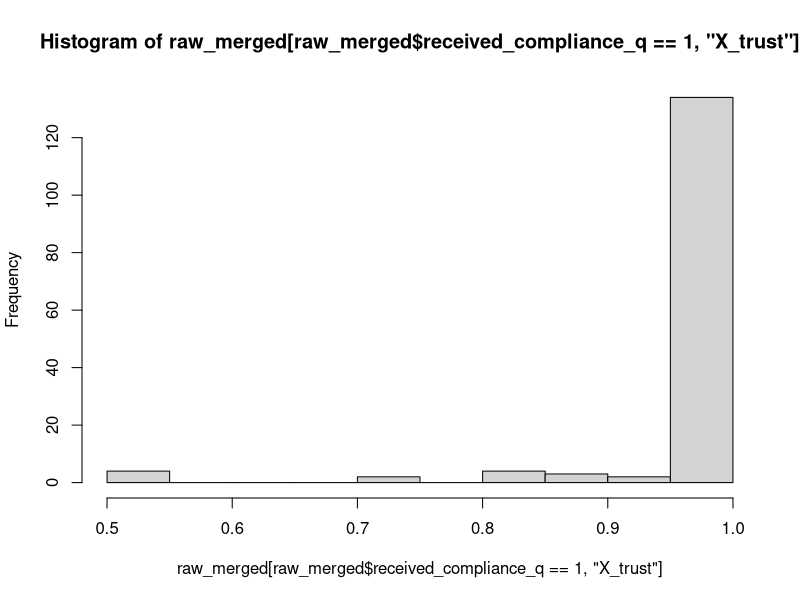
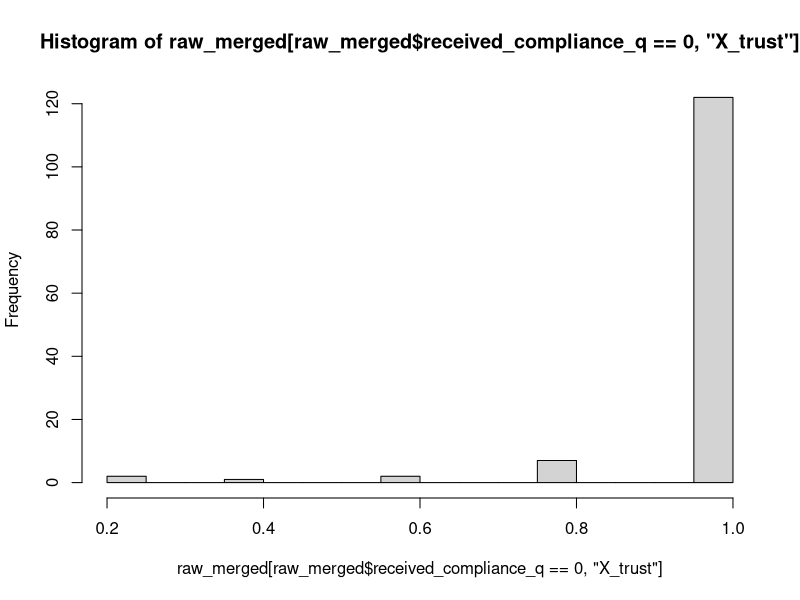
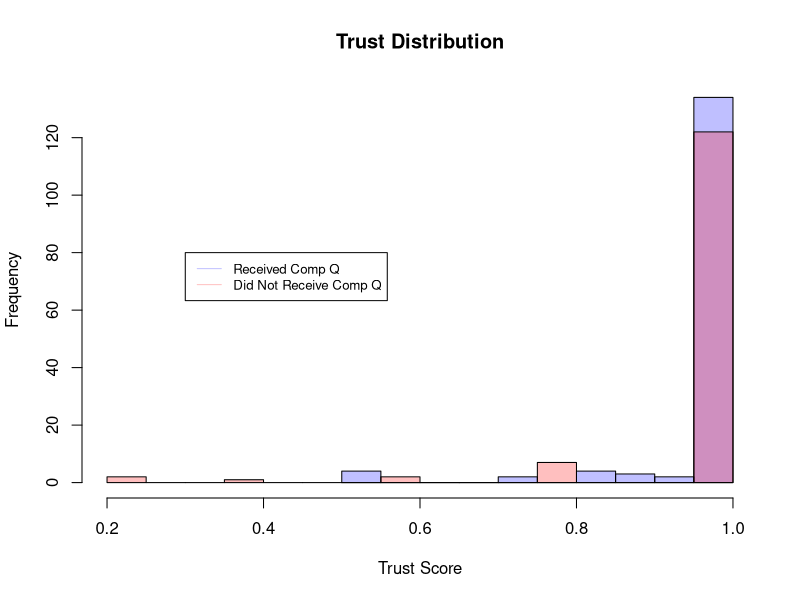
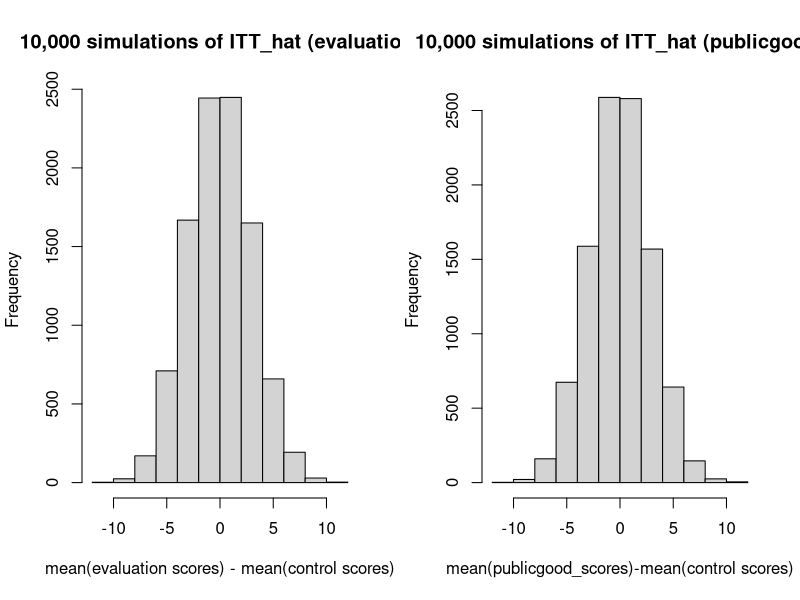
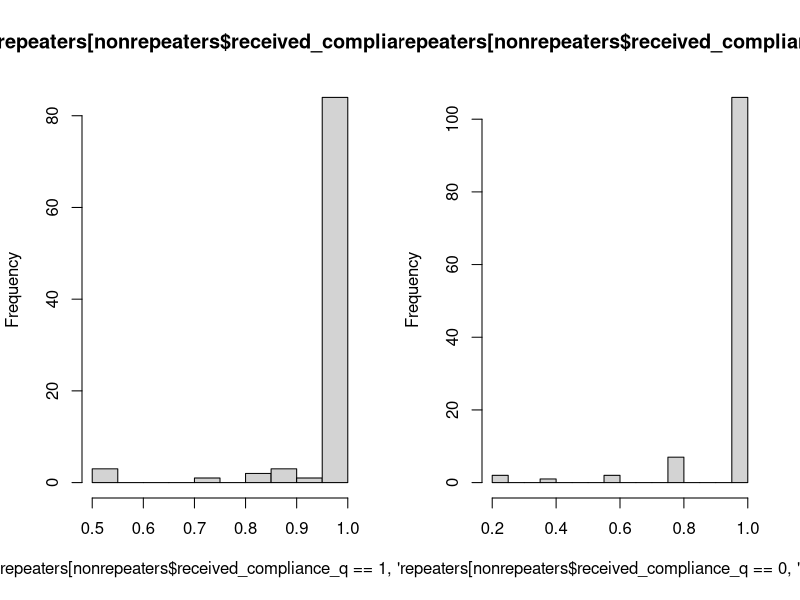
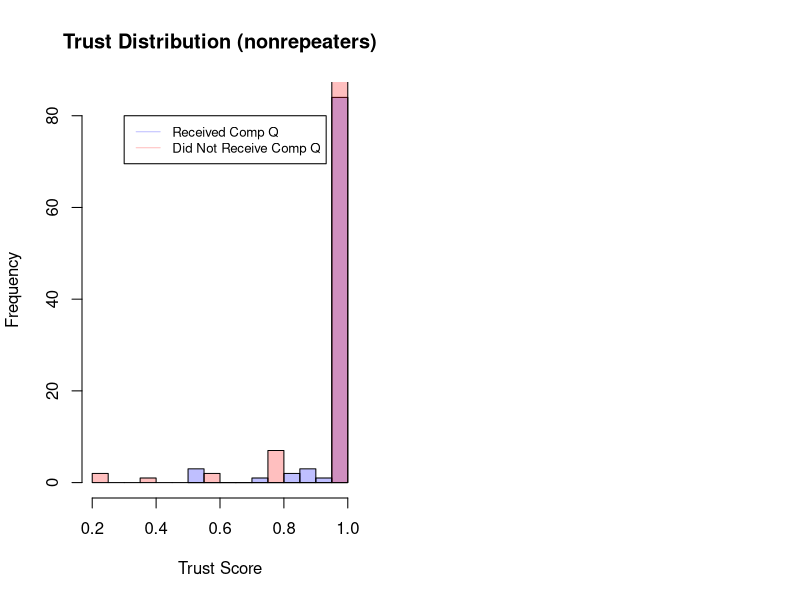

Source code (R) for these figures, in order:
## ---- chunk 1
raw <- read.csv('combined_scores_by_worker.csv', sep=',', header=TRUE) 
full_raw <- read.csv('combined_raw_data_nodrop_20190407.csv', sep=',', header=TRUE)
## ---- chunk 2
trust_df <- unique(full_raw[,c('X_worker_id','X_trust')])
raw_merged = merge(raw, trust_df)
## ---- chunk 3
# TOTAL N 
control <- raw_merged[raw_merged['treatment']=='control',] #75 people 
publicgood <- raw_merged[raw_merged['treatment']=='publicgood',] #122 people
evaluation <- raw_merged[raw_merged['treatment']=='evaluation',] #86 people 

# AVERAGE SCORES AND STANDARD DEVIATIONS OF SCORES IN EACH BRANCH OF EXPERIMENT 
control_avg <- mean(control[,'score'])
publicgood_avg <- mean(publicgood[,'score'])
evaluation_avg <- mean(evaluation[,'score'])

control_sd <-sd(control[,'score'])
publicgood_sd <- sd(publicgood[,'score'])
evaluation_sd <- sd(evaluation[,'score'])

# AVERAGE TRUST SCORES AND STANDARD DEVIATIONS OF TRUST SCORES IN EACH BRANCH OF EXPERIMENT 
control_trust <- mean(control[,'X_trust'])
publicgood_trust <- mean(publicgood[,'X_trust'])
evaluation_trust <- mean(evaluation[,'X_trust'])

control_trust_sd <- sd(control[,'X_trust'])
publicgood_trust_sd<-sd(publicgood[,'X_trust'])
evaluation_trust_sd<-sd(evaluation[,'X_trust'])

avg_vector <- c(control_avg, publicgood_avg, evaluation_avg) 
sd_vector <- c(control_sd, publicgood_sd, evaluation_sd)
avg_trust_vector<-c(control_trust, publicgood_trust, evaluation_trust) 
sd_trust_vector<-c(control_trust_sd, publicgood_trust_sd, evaluation_trust_sd)
average_df <- data.frame(avg_vector, sd_vector,avg_trust_vector, sd_trust_vector,row.names=c('control','publicgood','evaluation'))
colnames(average_df)<-c('average_score', 'stdev_score','avg_trust','sd_trust')

# average_df holds the summary stats for all 3 groups 

average_df
## ---- chunk 4
get_compliers <- function(df, trtmt) {
  subdf <- df[df['treatment']==trtmt & df['label']=='Snail',] #received Snail question
  contributors <- unique(subdf[,'X_worker_id']) #get workers 
  compliance_score <- c()
  trust_vector<-c()
  for (i in 1:length(contributors)) {
    v<-mean(subdf[subdf['X_worker_id']==contributors[i],][,'correct'])
    compliance_score[i]<-v
    # get trust 
    t<-subdf[subdf['X_worker_id']==contributors[i],][,'X_trust'][1]
    trust_vector[i]<-t
  }
  return(data.frame(contributors, compliance_score, trust_vector))
}

# total compliers 
control_compliers<-get_compliers(full_raw, 'control') 
publicgood_compliers<-get_compliers(full_raw,'publicgood')
evaluation_compliers<-get_compliers(full_raw,'evaluation')

total_compliance<-c(dim(control_compliers)[1], dim(publicgood_compliers)[1],dim(evaluation_compliers)[1]) 
actual_compliers<-c(dim(control_compliers[control_compliers['compliance_score']>0,])[1], dim(publicgood_compliers[publicgood_compliers['compliance_score']>0,])[1], dim(evaluation_compliers[evaluation_compliers['compliance_score']>0,])[1]) 
prop_compliers<-actual_compliers/total_compliance
compliers_df<-data.frame(total_compliance,actual_compliers, prop_compliers, row.names=c('control','publicgood','evaluation'))

# compliers_df: shows the number of compliers in each experiment group as well as the total who answered the compliance question correctly. 

compliers_df
## ---- chunk 5
get_avg_comply_trust <- function(df){
  avg_comply<-mean(df[df['compliance_score']>0,][,'trust_vector'])
  return(avg_comply)
}

get_avg_noncomply_trust <- function(df){
  avg_noncomply<-mean(df[df['compliance_score']==0,][,'trust_vector'])
  return(avg_noncomply)
}

get_sd_comply_trust <- function(df){
  sd_comply<-sd(df[df['compliance_score']>0,][,'trust_vector'])
  return(sd_comply)
}

get_sd_noncomply_trust <- function(df){
  sd_noncomply<-sd(df[df['compliance_score']==0,][,'trust_vector'])
  return(sd_noncomply)
}

trust_avgs<-c(get_avg_comply_trust(control_compliers), get_avg_comply_trust(publicgood_compliers), get_avg_comply_trust(evaluation_compliers))
trust_noncompliers_avgs<-c(get_avg_noncomply_trust(control_compliers), get_avg_noncomply_trust(publicgood_compliers), get_avg_noncomply_trust(evaluation_compliers))
trust_sds<-c(get_sd_comply_trust(control_compliers), get_sd_comply_trust(publicgood_compliers), get_sd_comply_trust(evaluation_compliers))
trust_noncompliers_sds<-c(get_sd_noncomply_trust(control_compliers), get_sd_noncomply_trust(publicgood_compliers), get_sd_noncomply_trust(evaluation_compliers))

compliers_df['complier_trust_avgs']<-trust_avgs 
compliers_df['complier_trust_sds']<-trust_sds
compliers_df['noncomplier_trust_avgs']<-trust_noncompliers_avgs
compliers_df['noncomplier_trust_sds']<-trust_noncompliers_sds

compliers_df
## ---- chunk 6
get_nocompl_q <- function(df, trtmt) {
  subdf <- df[df['treatment']==trtmt & df['label']!='Snail',]
  contributors <- unique(subdf[,'X_worker_id']) 
  trust_vector<-c()
  for (i in 1:length(contributors)) {
    # get trust 
    t<-subdf[subdf['X_worker_id']==contributors[i],][,'X_trust'][1]
    trust_vector[i]<-t
  }
  return(data.frame(contributors, trust_vector))
}

nocompl_q_control<-get_nocompl_q(full_raw,'control')
nocompl_q_publicgood<-get_nocompl_q(full_raw,'publicgood')
nocompl_q_evaluation<-get_nocompl_q(full_raw,'evaluation')

nocompl_q_avg<-c(mean(nocompl_q_control[['trust_vector']]),mean(nocompl_q_publicgood[['trust_vector']]),mean(nocompl_q_evaluation[['trust_vector']]))
nocompl_q_std<-c(sd(nocompl_q_control[['trust_vector']]),sd(nocompl_q_publicgood[['trust_vector']]),sd(nocompl_q_evaluation[['trust_vector']]))
nocompl_df<-data.frame(nocompl_q_avg, nocompl_q_std, row.names=c('control','publicgood','evaluation'))

compl_q_avg<-c(mean(control_compliers[['trust_vector']]),mean(publicgood_compliers[['trust_vector']]),mean(evaluation_compliers[['trust_vector']]))
compl_q_std<-c(sd(control_compliers[['trust_vector']]),sd(publicgood_compliers[['trust_vector']]),sd(evaluation_compliers[['trust_vector']]))
compl_df<-data.frame(compl_q_avg, compl_q_std, row.names=c('control','publicgood','evaluation'))


print('No Compliance Question: Trust Characteristics By Group')
nocompl_df
print('Compliance Question: Trust Characteristics By Group')
compl_df
## ---- chunk 7
##### CONTROL 
yes_q<-control_compliers[,'contributors']
no_q<-setdiff(raw_merged[raw_merged['treatment']=='control','X_worker_id'],control_compliers[,'contributors'])

c_yes_avg_score<-mean(raw_merged[(raw_merged$treatment=='control') & (raw_merged$X_worker_id %in% yes_q),'score'])
c_yes_sd_score<-sd(raw_merged[(raw_merged$treatment=='control') & (raw_merged$X_worker_id %in% yes_q),'score'])
c_no_avg_score<-mean(raw_merged[(raw_merged$treatment=='control') & (raw_merged$X_worker_id %in% no_q),'score'])
c_no_sd_score<-sd(raw_merged[(raw_merged$treatment=='control') & (raw_merged$X_worker_id %in% no_q),'score'])


#### PUBLICGOOD 

yes_q<-publicgood_compliers[,'contributors']
no_q<-setdiff(raw_merged[raw_merged['treatment']=='publicgood','X_worker_id'],publicgood_compliers[,'contributors'])

p_yes_avg_score<-mean(raw_merged[(raw_merged$treatment=='publicgood') & (raw_merged$X_worker_id %in% yes_q),'score'])
p_yes_sd_score<-sd(raw_merged[(raw_merged$treatment=='publicgood') & (raw_merged$X_worker_id %in% yes_q),'score'])
p_no_avg_score<-mean(raw_merged[(raw_merged$treatment=='publicgood') & (raw_merged$X_worker_id %in% no_q),'score'])
p_no_sd_score<-sd(raw_merged[(raw_merged$treatment=='publicgood') & (raw_merged$X_worker_id %in% no_q),'score'])

#### EVALUATION

yes_q<-evaluation_compliers[,'contributors']
no_q<-setdiff(raw_merged[raw_merged['treatment']=='evaluation','X_worker_id'],evaluation_compliers[,'contributors'])

e_yes_avg_score<-mean(raw_merged[(raw_merged$treatment=='evaluation') & (raw_merged$X_worker_id %in% yes_q),'score'])
e_yes_sd_score<-sd(raw_merged[(raw_merged$treatment=='evaluation') & (raw_merged$X_worker_id %in% yes_q),'score'])
e_no_avg_score<-mean(raw_merged[(raw_merged$treatment=='evaluation') & (raw_merged$X_worker_id %in% no_q),'score'])
e_no_sd_score<-sd(raw_merged[(raw_merged$treatment=='evaluation') & (raw_merged$X_worker_id %in% no_q),'score'])

#### Combine together 

received_q_avg<-c(c_yes_avg_score, p_yes_avg_score, e_yes_avg_score) 
received_q_sd<-c(c_yes_sd_score, p_yes_sd_score, e_yes_sd_score)
noreceived_q_avg<-c(c_no_avg_score, p_no_avg_score, e_no_avg_score)
noreceived_q_sd<-c(c_no_sd_score, p_no_sd_score, e_no_sd_score)

scores_complynocomply_df<-data.frame(received_q_avg, received_q_sd, noreceived_q_avg, noreceived_q_sd, row.names = c('control','publicgood','evaluation'))
scores_complynocomply_df
## ---- chunk 8
##### CONTROL 
correct_comply <- control_compliers[control_compliers$compliance_score>0,'contributors']
wrong_comply <- control_compliers[control_compliers$compliance_score==0,'contributors']
# get scores 
c_correct_avg<-mean(raw_merged[(raw_merged$treatment=='control') & (raw_merged$X_worker_id %in% correct_comply),'score'])
c_correct_sd<-sd(raw_merged[(raw_merged$treatment=='control') & (raw_merged$X_worker_id %in% correct_comply),'score'])
c_wrong_avg<-mean(raw_merged[(raw_merged$treatment=='control') & (raw_merged$X_worker_id %in% wrong_comply),'score'])
c_wrong_sd<-sd(raw_merged[(raw_merged$treatment=='control') & (raw_merged$X_worker_id %in% wrong_comply),'score'])

#### PUBLICGOOD 
correct_comply <- publicgood_compliers[publicgood_compliers$compliance_score>0,'contributors']
wrong_comply <- publicgood_compliers[publicgood_compliers$compliance_score==0,'contributors']
# get scores 
p_correct_avg<-mean(raw_merged[(raw_merged$treatment=='publicgood') & (raw_merged$X_worker_id %in% correct_comply),'score'])
p_correct_sd<-sd(raw_merged[(raw_merged$treatment=='publicgood') & (raw_merged$X_worker_id %in% correct_comply),'score'])
p_wrong_avg<-mean(raw_merged[(raw_merged$treatment=='publicgood') & (raw_merged$X_worker_id %in% wrong_comply),'score'])
p_wrong_sd<-sd(raw_merged[(raw_merged$treatment=='publicgood') & (raw_merged$X_worker_id %in% wrong_comply),'score'])

#### EVALUATION
correct_comply <- evaluation_compliers[evaluation_compliers$compliance_score>0,'contributors']
wrong_comply <- evaluation_compliers[evaluation_compliers$compliance_score==0,'contributors']
# get scores 
e_correct_avg<-mean(raw_merged[(raw_merged$treatment=='evaluation') & (raw_merged$X_worker_id %in% correct_comply),'score'])
e_correct_sd<-sd(raw_merged[(raw_merged$treatment=='evaluation') & (raw_merged$X_worker_id %in% correct_comply),'score'])
e_wrong_avg<-mean(raw_merged[(raw_merged$treatment=='evaluation') & (raw_merged$X_worker_id %in% wrong_comply),'score'])
e_wrong_sd<-sd(raw_merged[(raw_merged$treatment=='evaluation') & (raw_merged$X_worker_id %in% wrong_comply),'score'])

# Combine together 

correct_comply_avg<-c(c_correct_avg, p_correct_avg, e_correct_avg)
correct_comply_sd<-c(c_correct_sd, p_correct_sd, e_correct_sd)
wrong_comply_avg<-c(c_wrong_avg, p_wrong_avg, e_wrong_avg)
wrong_comply_sd<-c(c_wrong_sd, p_wrong_sd, e_wrong_sd)

scores_receivedcomply_df<-data.frame(correct_comply_avg, correct_comply_sd, wrong_comply_avg, wrong_comply_sd, row.names = c('control','publicgood','evaluation'))
scores_receivedcomply_df
## ---- chunk 9
# get those who did get compliance questions into 1 dataframe 
# control_compliers, publicgood_compliers, evaluation_compliers 

# make a column that indicates what group the complier was from 
control_compliers['treatment']=rep('control', dim(control_compliers)[1])
publicgood_compliers['treatment']=rep('publicgood', dim(publicgood_compliers)[1])
evaluation_compliers['treatment']=rep('evaluation', dim(evaluation_compliers)[1])

all_compl_q_workers<-rbind(control_compliers, publicgood_compliers, evaluation_compliers)

received_compliance_q<-c()
# go through each row of raw_merged and match based on worker_id and treatment 
for (i in 1:dim(raw_merged)[1]) {
  worker <- raw_merged[i,'X_worker_id']
  grp <- levels(raw_merged[i,'treatment'])[levels(raw_merged[i,'treatment'])==raw_merged[i,'treatment']]
  l<-all_compl_q_workers[(all_compl_q_workers['contributors']==worker) & (all_compl_q_workers['treatment']==grp),]
  if (dim(l)[1]>0){
    # worker received compliance Q 
    received_compliance_q[i]<-1
  } else {
    # worker did not receive compliance Q 
    received_compliance_q[i]<-0
  }
}
raw_merged['received_compliance_q']<-received_compliance_q
## ---- chunk 10
#par(mfrow=c(1,2))
p1<-hist(raw_merged[raw_merged$received_compliance_q==1,'X_trust'], breaks=10)
p2<-hist(raw_merged[raw_merged$received_compliance_q==0,'X_trust'], breaks=20)
plot(p1, col=rgb(0,0,1,1/4), xlim=c(0.2,1), main='Trust Distribution', xlab='Trust Score')
plot(p2, col=rgb(1,0,0,1/4), xlim=c(0.2,1),add=T, main='Trust Distribution')
legend(x=0.3,y=80,legend=c('Received Comp Q','Did Not Receive Comp Q'), 
       col=c(rgb(0,0,1,1/4), rgb(1,0,0,1/4)), lty=1, cex=0.8)
## ---- chunk 11
only_received_compl_q <- raw_merged[raw_merged['received_compliance_q']==1,] 
# left with 134 people  
## ---- chunk 12
all_compl_q_workers['complied']<-ifelse(all_compl_q_workers[,'compliance_score']>0,1,0)
colnames(all_compl_q_workers)<-c('X_worker_id','compliance_score','trust_vector','treatment','complied')

# Merge onto only_received_compl_q based on 2 indexes: X_worker_id, treatment

df_final<-merge(all_compl_q_workers, only_received_compl_q, by.y=c('X_worker_id','treatment'))
## ---- chunk 13
df_final['pct_score']=df_final['score']*100
## ---- chunk 14
library(lmtest)
library(sandwich)

# Keep in mind: this is amongst people who DID get compliance questions 
# treatment is a column that indicates the assigned group (control, evaluation, publicgood)
# pct_score is our outcome variable (percentage points )

# this is equivalent to just difference in means estimator (ITT)
itt_fit<-lm(pct_score ~ treatment, data=df_final)
coeftest(itt_fit, vcovHC(itt_fit))
## ---- chunk 15
# Treatment received (The actual treatment) is whether or not you read the instructions (which is determined by whether or not you got the compliance question right)

itt_d_fit<-lm(complied ~ treatment, data=df_final) 
coeftest(itt_d_fit, vcovHC(itt_d_fit))
## ---- chunk 16
itt_d_eval<-coeftest(itt_d_fit, vcovHC(itt_d_fit))[,1][[1]]+coeftest(itt_d_fit, vcovHC(itt_d_fit))[,1][[2]]
itt_d_publicgood<-coeftest(itt_d_fit, vcovHC(itt_d_fit))[,1][[1]]+coeftest(itt_d_fit, vcovHC(itt_d_fit))[,1][[3]]
## ---- chunk 17
# This is simply the impact of assignment 
ITT_hat_control<-coeftest(itt_fit, vcovHC(itt_fit))[,1][[1]] #technically we won't look at this 
ITT_hat_evaluation<-coeftest(itt_fit, vcovHC(itt_fit))[,1][[2]] # -0.0379 
ITT_hat_publicgood<-coeftest(itt_fit, vcovHC(itt_fit))[,1][[3]] # -0.0453 
## ---- chunk 18
randomization_inf_SE_ITT_hat <- function(df){
  copy_df <- df[,c('treatment','pct_score')] 
  shuffle_order<-sample(nrow(copy_df))
  copy_df['adj_treatment']<-copy_df[,'treatment'][shuffle_order] 
  modfit<-lm(pct_score ~ adj_treatment, data=copy_df)
  return(coeftest(modfit, vcovHC(modfit)))
}

get_SE_ITT <- function(rep_n){
  #rep_n has no meaning here, it's just a holder
  output <- randomization_inf_SE_ITT_hat(df_final)
  rep_itt_control<-output[,1][[1]]
  rep_itt_eval<-output[,1][[2]]
  rep_itt_publicgood<-output[,1][[3]]
  return(c(rep_itt_control, rep_itt_eval, rep_itt_publicgood))
}

itt_simul_control<-c()
itt_simul_eval<-c()
itt_simul_publicgood<-c()
for (i in 1:10000) {
  output_row<-get_SE_ITT(1)
  itt_simul_control[i]<-output_row[1]
  itt_simul_eval[i]<-output_row[2]
  itt_simul_publicgood[i]<-output_row[3]
}

itt_simulation_compl_q<-data.frame(itt_simul_control, itt_simul_eval, itt_simul_publicgood)
## ---- chunk 19
SE_ITThat_control<-sd(itt_simulation_compl_q$itt_simul_control) 
SE_ITThat_eval<-sd(itt_simulation_compl_q$itt_simul_eval) 
SE_ITThat_publicgood<-sd(itt_simulation_compl_q$itt_simul_publicgood) 
print('Estimated SE(ITT_hat): control, evaluation, publicgood')
c(SE_ITThat_control, SE_ITThat_eval, SE_ITThat_publicgood)
## ---- chunk 20
print('ITT_hat eval confidence interval')
c(ITT_hat_evaluation-(1.96*SE_ITThat_eval),ITT_hat_evaluation+(1.96*SE_ITThat_eval)) 
print('ITT_hat_publicgood confidence interval')
c(ITT_hat_publicgood-(1.96*SE_ITThat_publicgood), ITT_hat_publicgood+(1.96*SE_ITThat_publicgood))
## ---- chunk 21
par(mfrow=c(1,2))
# simulated ITT_hats for evaluation treatment 
hist(itt_simulation_compl_q$itt_simul_eval, main='10,000 simulations of ITT_hat (evaluation)', xlab='mean(evaluation scores) - mean(control scores)')

# simulated ITT_hats for publicgood treatment 
hist(itt_simulation_compl_q$itt_simul_publicgood, main='10,000 simulations of ITT_hat (publicgood)', xlab='mean(publicgood_scores)-mean(control scores)')
## ---- chunk 22
# calculate single p-value 
print('simulated p-value for current ITT_hat of evaluation treatment')
length(itt_simulation_compl_q$itt_simul_eval[itt_simulation_compl_q$itt_simul_eval < -3.7981])/10000

print('simulated p-value for current ITT_hat of publicgood treatment') 
length(itt_simulation_compl_q$itt_simul_publicgood[itt_simulation_compl_q$itt_simul_publicgood < -4.5313])/10000
## ---- chunk 23
print('CACE_eval point estimate')
CACE_eval<-ITT_hat_evaluation/(itt_d_eval)
CACE_eval
print('CACE_publicgood point estimate')
CACE_publicgood<-ITT_hat_publicgood/(itt_d_publicgood)
CACE_publicgood
## ---- chunk 24
SE_CACE_eval<-SE_ITThat_eval/itt_d_eval
SE_CACE_publicgood<-SE_ITThat_publicgood/itt_d_publicgood

print('CI of CACE evaluation') 
c(CACE_eval-(1.96*SE_CACE_eval), CACE_eval+(1.96*SE_CACE_eval))
print('CI of CACE publicgood')
c(CACE_publicgood-(1.96*SE_CACE_publicgood), CACE_publicgood+(1.96*SE_CACE_publicgood))
## ---- chunk 25
length(intersect(unique(control[['X_worker_id']]),unique(publicgood[['X_worker_id']]))) #10
length(intersect(unique(control[['X_worker_id']]),unique(evaluation[['X_worker_id']]))) #7
length(intersect(unique(publicgood[['X_worker_id']]),unique(evaluation[['X_worker_id']]))) #23 
## ---- chunk 26
repeaters<-c(intersect(unique(control[['X_worker_id']]),unique(publicgood[['X_worker_id']])), intersect(unique(control[['X_worker_id']]),unique(evaluation[['X_worker_id']])), intersect(unique(publicgood[['X_worker_id']]),unique(evaluation[['X_worker_id']])))

full_merged<-read.csv('combined_full_workers_final_20190414.csv')
nonrepeaters<-full_merged[!full_merged$X_worker_id %in% repeaters,]
## ---- chunk 27
# TOTAL N 
r_control <- nonrepeaters[nonrepeaters['treatment']=='control',] #61 people 
r_publicgood <- nonrepeaters[nonrepeaters['treatment']=='publicgood',] #92 people
r_evaluation <- nonrepeaters[nonrepeaters['treatment']=='evaluation',] #59 people 

# AVERAGE SCORES AND STANDARD DEVIATIONS OF SCORES IN EACH BRANCH OF EXPERIMENT 
r_control_avg <- mean(r_control[,'score'])
r_publicgood_avg <- mean(r_publicgood[,'score'])
r_evaluation_avg <- mean(r_evaluation[,'score'])

r_control_sd <-sd(r_control[,'score'])
r_publicgood_sd <- sd(r_publicgood[,'score'])
r_evaluation_sd <- sd(r_evaluation[,'score'])

# AVERAGE TRUST SCORES AND STANDARD DEVIATIONS OF TRUST SCORES IN EACH BRANCH OF EXPERIMENT 
r_control_trust <- mean(r_control[,'X_trust'])
r_publicgood_trust <- mean(r_publicgood[,'X_trust'])
r_evaluation_trust <- mean(r_evaluation[,'X_trust'])

r_control_trust_sd <- sd(r_control[,'X_trust'])
r_publicgood_trust_sd<-sd(r_publicgood[,'X_trust'])
r_evaluation_trust_sd<-sd(r_evaluation[,'X_trust'])

r_avg_vector <- c(r_control_avg, r_publicgood_avg, r_evaluation_avg) 
r_sd_vector <- c(r_control_sd, r_publicgood_sd, r_evaluation_sd)
r_avg_trust_vector<-c(r_control_trust, r_publicgood_trust, r_evaluation_trust) 
r_sd_trust_vector<-c(r_control_trust_sd, r_publicgood_trust_sd, r_evaluation_trust_sd)
r_average_df <- data.frame(r_avg_vector, r_sd_vector,r_avg_trust_vector, r_sd_trust_vector,row.names=c('control','publicgood','evaluation'))
colnames(r_average_df)<-c('average_score', 'stdev_score','avg_trust','sd_trust')

# r_average_df holds the summary stats for all 3 groups 

r_average_df
## ---- chunk 28
nonrepeaters_fullraw<-full_raw[!full_raw$X_worker_id %in% repeaters,]

# total compliers 
r_control_compliers<-get_compliers(nonrepeaters_fullraw, 'control') 
r_publicgood_compliers<-get_compliers(nonrepeaters_fullraw,'publicgood')
r_evaluation_compliers<-get_compliers(nonrepeaters_fullraw,'evaluation')

r_total_compliance<-c(dim(r_control_compliers)[1], dim(r_publicgood_compliers)[1],dim(r_evaluation_compliers)[1]) 
r_actual_compliers<-c(dim(r_control_compliers[r_control_compliers['compliance_score']>0,])[1], dim(r_publicgood_compliers[r_publicgood_compliers['compliance_score']>0,])[1], dim(r_evaluation_compliers[r_evaluation_compliers['compliance_score']>0,])[1]) 
r_prop_compliers<-r_actual_compliers/r_total_compliance
r_compliers_df<-data.frame(r_total_compliance,r_actual_compliers, r_prop_compliers, row.names=c('control','publicgood','evaluation'))

# compliers_df: shows the number of compliers in each experiment group as well as the total who answered the compliance question correctly. 

r_compliers_df
## ---- chunk 29
#For those who did get the compliance question, was there anything differing amongst compliers vs noncompliers to suggest that they would be different? We look at `trust`, a score that Figure8 provides for test administrators to judge how 'trustworthy' a contributor is. 

r_trust_avgs<-c(get_avg_comply_trust(r_control_compliers), get_avg_comply_trust(r_publicgood_compliers), get_avg_comply_trust(r_evaluation_compliers))
r_trust_noncompliers_avgs<-c(get_avg_noncomply_trust(r_control_compliers), get_avg_noncomply_trust(r_publicgood_compliers), get_avg_noncomply_trust(r_evaluation_compliers))
r_trust_sds<-c(get_sd_comply_trust(r_control_compliers), get_sd_comply_trust(r_publicgood_compliers), get_sd_comply_trust(r_evaluation_compliers))
r_trust_noncompliers_sds<-c(get_sd_noncomply_trust(r_control_compliers), get_sd_noncomply_trust(r_publicgood_compliers), get_sd_noncomply_trust(r_evaluation_compliers))

r_compliers_df['complier_trust_avgs']<-r_trust_avgs 
r_compliers_df['complier_trust_sds']<-r_trust_sds
r_compliers_df['noncomplier_trust_avgs']<-r_trust_noncompliers_avgs
r_compliers_df['noncomplier_trust_sds']<-r_trust_noncompliers_sds

r_compliers_df
## ---- chunk 30
#For those who did get compliance questions vs. those who did not get compliance questions: Was this a selection bias by Figure8? 

r_nocompl_q_control<-get_nocompl_q(nonrepeaters_fullraw,'control')
r_nocompl_q_publicgood<-get_nocompl_q(nonrepeaters_fullraw,'publicgood')
r_nocompl_q_evaluation<-get_nocompl_q(nonrepeaters_fullraw,'evaluation')

r_nocompl_q_avg<-c(mean(r_nocompl_q_control[['trust_vector']]),mean(r_nocompl_q_publicgood[['trust_vector']]),mean(r_nocompl_q_evaluation[['trust_vector']]))
r_nocompl_q_std<-c(sd(r_nocompl_q_control[['trust_vector']]),sd(r_nocompl_q_publicgood[['trust_vector']]),sd(r_nocompl_q_evaluation[['trust_vector']]))
r_nocompl_df<-data.frame(r_nocompl_q_avg, r_nocompl_q_std, row.names=c('control','publicgood','evaluation'))

r_compl_q_avg<-c(mean(r_control_compliers[['trust_vector']]),mean(r_publicgood_compliers[['trust_vector']]),mean(r_evaluation_compliers[['trust_vector']]))
r_compl_q_std<-c(sd(r_control_compliers[['trust_vector']]),sd(r_publicgood_compliers[['trust_vector']]),sd(r_evaluation_compliers[['trust_vector']]))
r_compl_df<-data.frame(r_compl_q_avg, r_compl_q_std, row.names=c('control','publicgood','evaluation'))


print('No Compliance Question: Trust Characteristics By Group (nonrepeaters only)')
r_nocompl_df
print('Compliance Question: Trust Characteristics By Group (nonrepeaters only)')
r_compl_df
## ---- chunk 31
##### CONTROL 
r_yes_q<-r_control_compliers[,'contributors']
r_no_q<-setdiff(nonrepeaters[nonrepeaters['treatment']=='control','X_worker_id'],r_control_compliers[,'contributors'])

r_c_yes_avg_score<-mean(nonrepeaters[(nonrepeaters$treatment=='control') & (nonrepeaters$X_worker_id %in% r_yes_q),'score'])
r_c_yes_sd_score<-sd(nonrepeaters[(nonrepeaters$treatment=='control') & (nonrepeaters$X_worker_id %in% r_yes_q),'score'])
r_c_no_avg_score<-mean(nonrepeaters[(nonrepeaters$treatment=='control') & (nonrepeaters$X_worker_id %in% r_no_q),'score'])
r_c_no_sd_score<-sd(nonrepeaters[(nonrepeaters$treatment=='control') & (nonrepeaters$X_worker_id %in% r_no_q),'score'])


#### PUBLICGOOD 

r_yes_q<-r_publicgood_compliers[,'contributors']
r_no_q<-setdiff(nonrepeaters[nonrepeaters['treatment']=='publicgood','X_worker_id'],r_publicgood_compliers[,'contributors'])

r_p_yes_avg_score<-mean(nonrepeaters[(nonrepeaters$treatment=='publicgood') & (nonrepeaters$X_worker_id %in% r_yes_q),'score'])
r_p_yes_sd_score<-sd(nonrepeaters[(nonrepeaters$treatment=='publicgood') & (nonrepeaters$X_worker_id %in% r_yes_q),'score'])
r_p_no_avg_score<-mean(nonrepeaters[(nonrepeaters$treatment=='publicgood') & (nonrepeaters$X_worker_id %in% r_no_q),'score'])
r_p_no_sd_score<-sd(nonrepeaters[(nonrepeaters$treatment=='publicgood') & (nonrepeaters$X_worker_id %in% r_no_q),'score'])

#### EVALUATION

r_yes_q<-evaluation_compliers[,'contributors']
r_no_q<-setdiff(nonrepeaters[nonrepeaters['treatment']=='evaluation','X_worker_id'],r_evaluation_compliers[,'contributors'])

r_e_yes_avg_score<-mean(nonrepeaters[(nonrepeaters$treatment=='evaluation') & (nonrepeaters$X_worker_id %in% r_yes_q),'score'])
r_e_yes_sd_score<-sd(nonrepeaters[(nonrepeaters$treatment=='evaluation') & (nonrepeaters$X_worker_id %in% r_yes_q),'score'])
r_e_no_avg_score<-mean(nonrepeaters[(nonrepeaters$treatment=='evaluation') & (nonrepeaters$X_worker_id %in% r_no_q),'score'])
r_e_no_sd_score<-sd(nonrepeaters[(nonrepeaters$treatment=='evaluation') & (nonrepeaters$X_worker_id %in% r_no_q),'score'])

#### Combine together 

r_received_q_avg<-c(r_c_yes_avg_score, r_p_yes_avg_score, r_e_yes_avg_score) 
r_received_q_sd<-c(r_c_yes_sd_score, r_p_yes_sd_score, r_e_yes_sd_score)
r_noreceived_q_avg<-c(r_c_no_avg_score, r_p_no_avg_score, r_e_no_avg_score)
r_noreceived_q_sd<-c(r_c_no_sd_score, r_p_no_sd_score, r_e_no_sd_score)

r_scores_complynocomply_df<-data.frame(r_received_q_avg, r_received_q_sd, r_noreceived_q_avg, r_noreceived_q_sd, row.names = c('control','publicgood','evaluation'))
r_scores_complynocomply_df
## ---- chunk 32
##### CONTROL 
r_correct_comply <- r_control_compliers[r_control_compliers$compliance_score>0,'contributors']
r_wrong_comply <- r_control_compliers[r_control_compliers$compliance_score==0,'contributors']
# get scores 
r_c_correct_avg<-mean(nonrepeaters[(nonrepeaters$treatment=='control') & (nonrepeaters$X_worker_id %in% r_correct_comply),'score'])
r_c_correct_sd<-sd(nonrepeaters[(nonrepeaters$treatment=='control') & (nonrepeaters$X_worker_id %in% r_correct_comply),'score'])
r_c_wrong_avg<-mean(nonrepeaters[(nonrepeaters$treatment=='control') & (nonrepeaters$X_worker_id %in% r_wrong_comply),'score'])
r_c_wrong_sd<-sd(nonrepeaters[(nonrepeaters$treatment=='control') & (nonrepeaters$X_worker_id %in% r_wrong_comply),'score'])

#### PUBLICGOOD 
r_correct_comply <- r_publicgood_compliers[r_publicgood_compliers$compliance_score>0,'contributors']
r_wrong_comply <- r_publicgood_compliers[publicgood_compliers$compliance_score==0,'contributors']
# get scores 
r_p_correct_avg<-mean(nonrepeaters[(nonrepeaters$treatment=='publicgood') & (nonrepeaters$X_worker_id %in% r_correct_comply),'score'])
r_p_correct_sd<-sd(nonrepeaters[(nonrepeaters$treatment=='publicgood') & (nonrepeaters$X_worker_id %in% r_correct_comply),'score'])
r_p_wrong_avg<-mean(nonrepeaters[(nonrepeaters$treatment=='publicgood') & (nonrepeaters$X_worker_id %in% r_wrong_comply),'score'])
r_p_wrong_sd<-sd(nonrepeaters[(nonrepeaters$treatment=='publicgood') & (nonrepeaters$X_worker_id %in% r_wrong_comply),'score'])

#### EVALUATION
r_correct_comply <- r_evaluation_compliers[r_evaluation_compliers$compliance_score>0,'contributors']
r_wrong_comply <- r_evaluation_compliers[evaluation_compliers$compliance_score==0,'contributors']
# get scores 
r_e_correct_avg<-mean(nonrepeaters[(nonrepeaters$treatment=='evaluation') & (nonrepeaters$X_worker_id %in% r_correct_comply),'score'])
r_e_correct_sd<-sd(nonrepeaters[(nonrepeaters$treatment=='evaluation') & (nonrepeaters$X_worker_id %in% r_correct_comply),'score'])
r_e_wrong_avg<-mean(nonrepeaters[(nonrepeaters$treatment=='evaluation') & (nonrepeaters$X_worker_id %in% r_wrong_comply),'score'])
r_e_wrong_sd<-sd(nonrepeaters[(nonrepeaters$treatment=='evaluation') & (nonrepeaters$X_worker_id %in% r_wrong_comply),'score'])

# Combine together 

r_correct_comply_avg<-c(r_c_correct_avg, r_p_correct_avg, r_e_correct_avg)
r_correct_comply_sd<-c(r_c_correct_sd, r_p_correct_sd, r_e_correct_sd)
r_wrong_comply_avg<-c(r_c_wrong_avg, r_p_wrong_avg, r_e_wrong_avg)
r_wrong_comply_sd<-c(r_c_wrong_sd, r_p_wrong_sd, r_e_wrong_sd)

r_scores_receivedcomply_df<-data.frame(r_correct_comply_avg, r_correct_comply_sd, r_wrong_comply_avg, r_wrong_comply_sd, row.names = c('control','publicgood','evaluation'))
r_scores_receivedcomply_df
## ---- chunk 33
p1<-hist(nonrepeaters[nonrepeaters$received_compliance_q==1,'X_trust'], breaks=10)
p2<-hist(nonrepeaters[nonrepeaters$received_compliance_q==0,'X_trust'], breaks=20)
plot(p1, col=rgb(0,0,1,1/4), xlim=c(0.2,1), main='Trust Distribution (nonrepeaters)', xlab='Trust Score')
plot(p2, col=rgb(1,0,0,1/4), xlim=c(0.2,1),add=T, main='Trust Distribution (nonrepeaters)')
legend(x=0.3,y=80,legend=c('Received Comp Q','Did Not Receive Comp Q'), 
       col=c(rgb(0,0,1,1/4), rgb(1,0,0,1/4)), lty=1, cex=0.8) 
